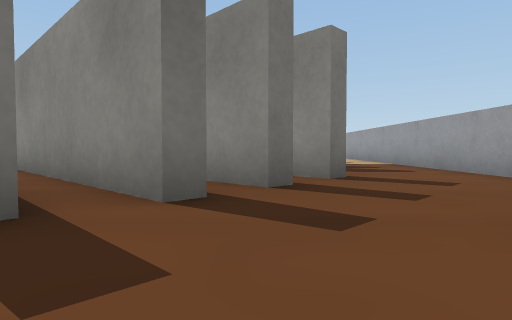
view 1 (above)

21 first-person views from a walk through a Webots world. The camera is 0.04 m above the floor, tilts 2° down and sees 75° across. The floor is counted in squares, 0.1 m on a side. Each view is taken from the middle of a square. On the plan, view 1 faces up. The plan holds only what a view shows up to about 9 squares ahead; the rest is blank. The robots in the file are not drawn. Simple shapes and patterns stand in for the simulator's stock objects.

view 2
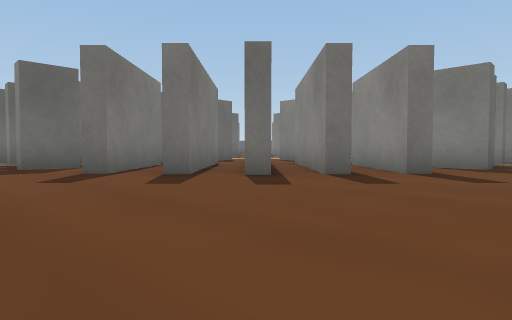

view 3
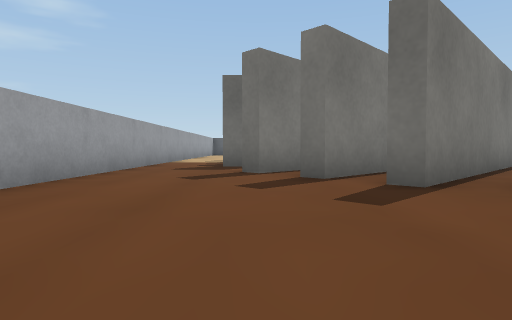

view 4
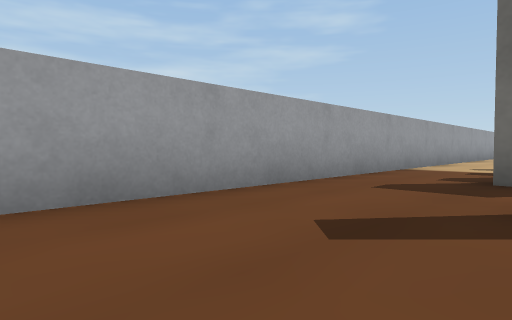

view 5
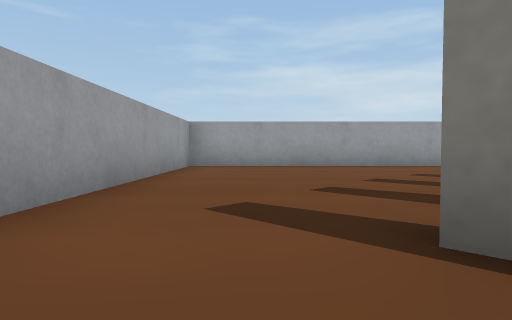

view 6
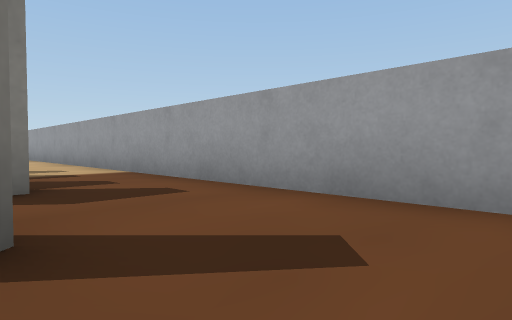

view 7
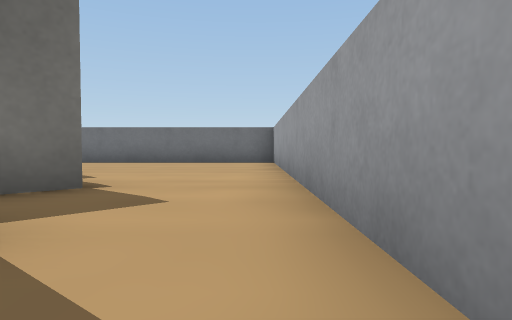

view 8
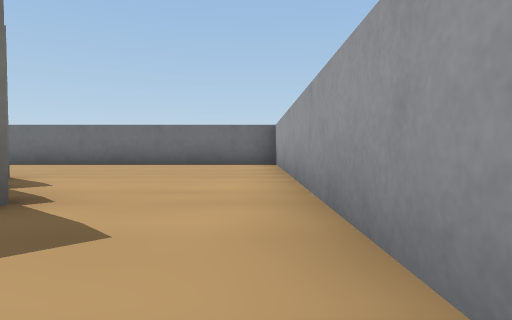

view 9
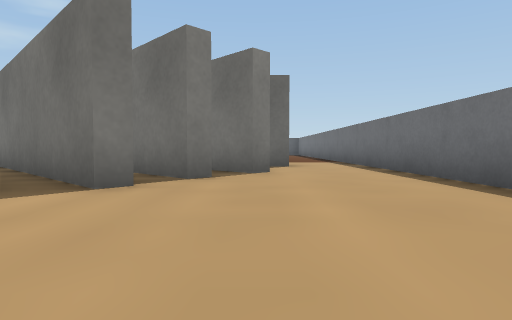

view 10
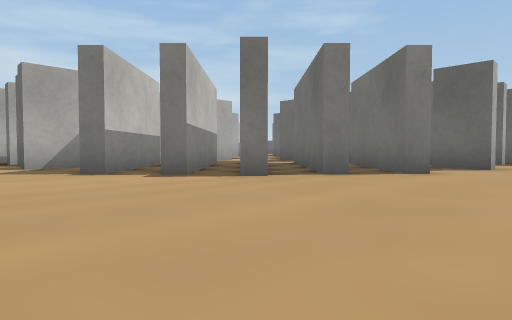

view 11
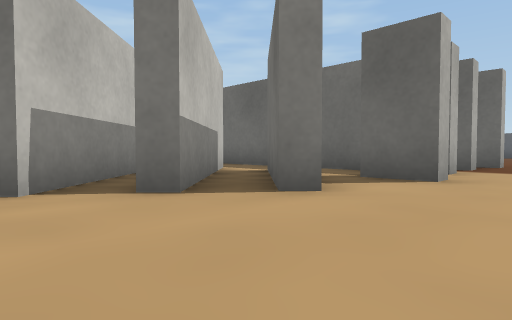

view 12
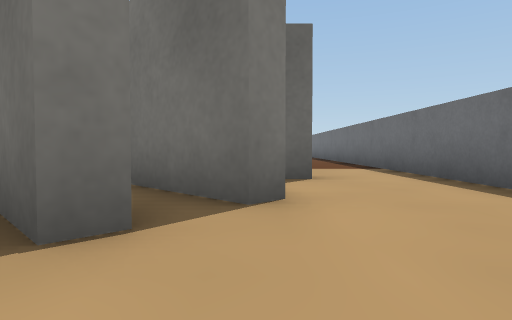

view 13
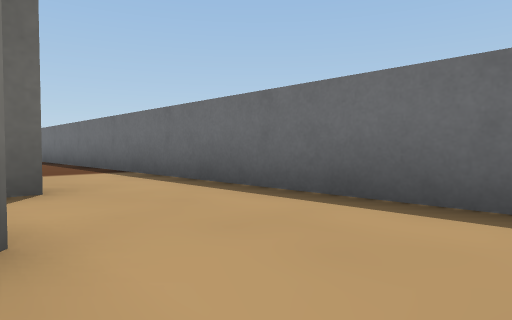

view 14
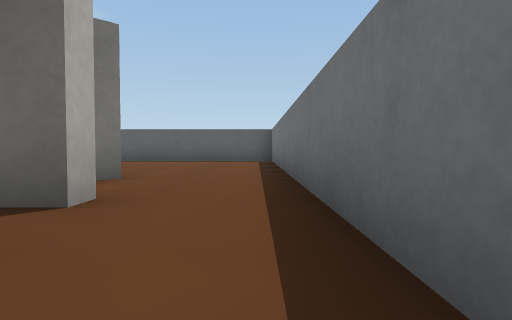

view 15
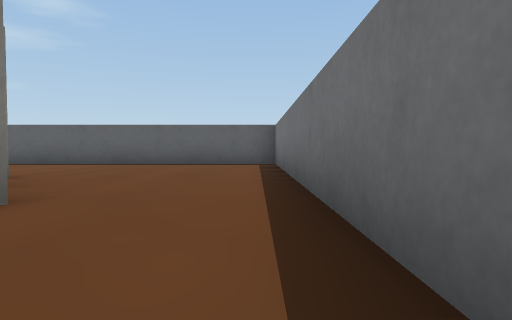

view 16
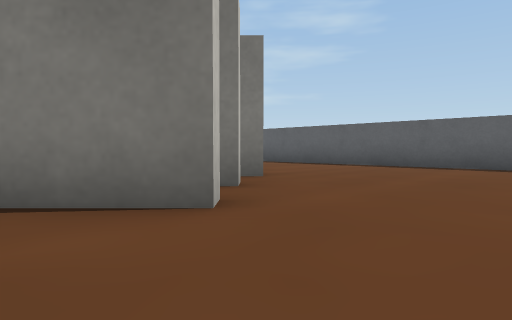

view 17
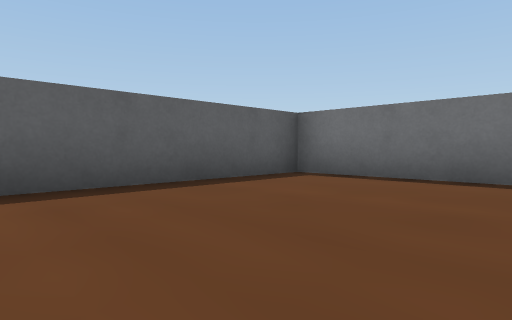

view 18
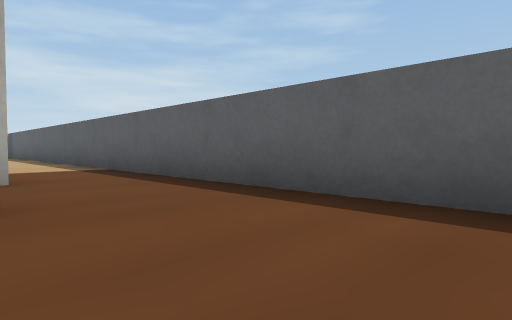

view 19
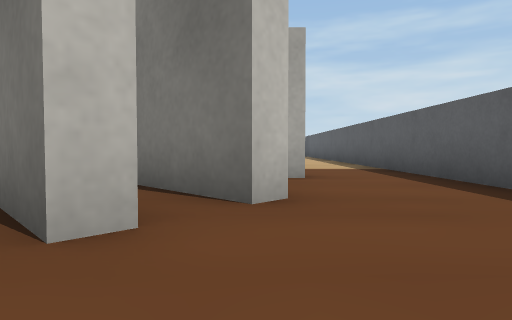

view 20
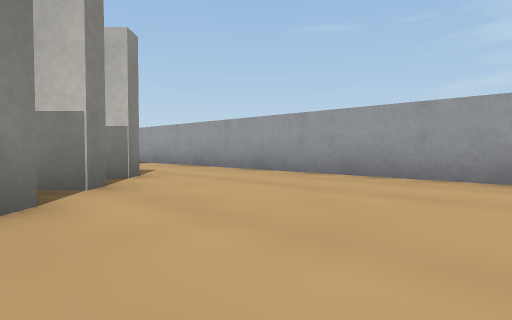

view 21
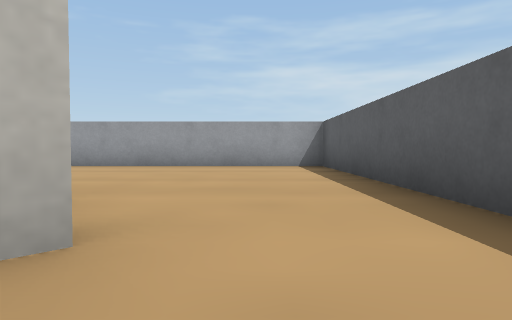

### Floor plan
Points are (right, up) in squares from view 1. A wall is a line through its corners. A room is listed if a view was taken in it or the views show most of it. See-through windows are left out.
Room 1 (views 1, 2, 3, 4, 5, 6, 7, 8)
walls: (0.5, 3.6) (0.2, 3.3) (-1.9, 5.4); (-3.4, 3.9) (-1.3, 1.8) (-1.6, 1.5); (-4.3, 1.4) (-4.3, 0.3) (-4.8, 0.3); (-2.7, 5) (-0.4, 2.7) (-0.7, 2.4) (-3, 4.7); (1.3, 4.7) (1, 4.4) (-1, 6.3); (-4.5, 3.2) (-2.4, 1) (-2.6, 0.8); (1.7, 6.9) (1.7, 6.5) (0.6, 6.5); (-6.9, 0.5) (-7.4, 0.5); (1.5, 8.1) (1.5, 7.6); (1.5, 9.4) (1.5, 8.9); (0.6, 10.5) (1.7, 10.5); (1.5, 10.6) (1.5, 10.1); (1.3, 12.4) (0.8, 11.8); (-11.5, -1.5) (3.5, -1.5) (3.5, 13.5)
ways out: opening at (3, 12.7) to room 2; opening at (-10.7, -1) to room 3
Room 2 (views 9, 10, 11, 12, 13, 14, 15, 16)
walls: (-2.6, 16.4) (-2.3, 16) (-4.5, 13.8); (-4.8, 16.7) (-4.3, 16.7) (-4.3, 15.6); (-2.5, 12.8) (-0.5, 14.7) (-0.3, 14.4) (-2.6, 12.1); (-4, 13.1) (-1.6, 15.4) (-1.4, 15.1) (-3.4, 13); (-1.4, 12.1) (0.1, 13.6) (0.5, 13.3); (-6.1, 16.5) (-5.7, 16.5) (-5.7, 12); (-0.9, 10.7) (1, 12.7) (1.3, 12.4); (-7.4, 16.5) (-6.9, 16.5); (3.5, 13.5) (3.5, 18.5) (-10.5, 18.5); (-8.8, 16.7) (-8.2, 16.7) (-8.2, 16.2); (-10.4, 16.3) (-9.3, 15.2)
ways out: opening at (3, 12.7) to room 1; opening at (-11, 17) to room 3; opening at (-10, 18.5) to room 4
Room 3 (views 17, 20, 21)
walls: (-11.3, 1.5) (-11.7, 1.8) (-11.2, 2.3); (-14.4, 12.3) (-14, 12.7) (-12.6, 11.3); (-10.3, 0.7) (-10.7, 1.1); (-16.5, 12.5) (-16.5, -1.5) (-11.5, -1.5); (-13.4, 13.3) (-13.1, 13.6) (-12.2, 12.8); (-12.5, 14.8) (-12.1, 14.5); (-10.8, 16) (-10.4, 16.3)
ways out: opening at (-10.7, -1) to room 1; opening at (-11, 17) to room 2; opening at (-14, 14.3) to room 4
Room 4 (views 18, 19)
walls: (-10.5, 18.5) (-16.5, 18.5) (-16.5, 12.5)
ways out: opening at (-10, 18.5) to room 2; opening at (-14, 14.3) to room 3

Where each view was taken, in squares from view 1:
view 1: 0 up, 0 right, facing up
view 2: 1 down, 3 right, facing up-left
view 3: 1 up, 3 right, facing left
view 4: 1 up, 0 right, facing down-left
view 5: 6 up, 2 right, facing down
view 6: 3 up, 1 right, facing up-right
view 7: 9 up, 3 right, facing up
view 8: 10 up, 3 right, facing up
view 9: 16 up, 3 right, facing left
view 10: 18 up, 3 right, facing down-left
view 11: 18 up, 0 right, facing down-left
view 12: 16 up, 0 right, facing left
view 13: 16 up, 1 left, facing up-left
view 14: 18 up, 6 left, facing left
view 15: 18 up, 8 left, facing left
view 16: 18 up, 9 left, facing down-left
view 17: 14 up, 13 left, facing up-left
view 18: 15 up, 14 left, facing down-left
view 19: 15 up, 14 left, facing down
view 20: 3 up, 15 left, facing down-right
view 21: 6 up, 15 left, facing down
